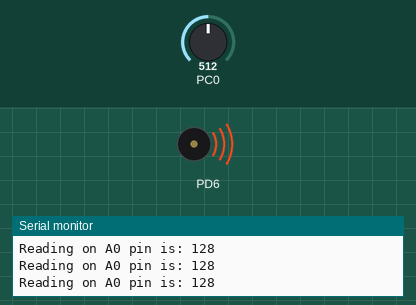
Simulated run of this program. Board: ATmega328P, built with avr-gcc and emulated at 16 MHz. Shown: buzzer (waves = sounding), the last lines printed to the serial monitor. Inputs (shaded band) come from the test bench; at power-on: PC0 = 512. Sleep ends after the set time or at an interrupt.

Above: at 1.2 s.
1.3 s: PC0 set to 1023
At 2.4 s:
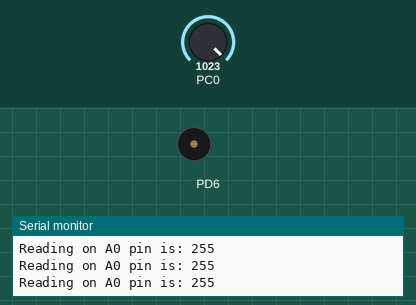
2.8 s: PC0 set to 900
At 3.2 s:
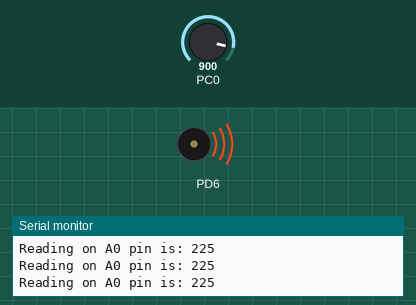
Timing chart, 0 to 5.8 s (numbered marks = the images above; inputs shaded):
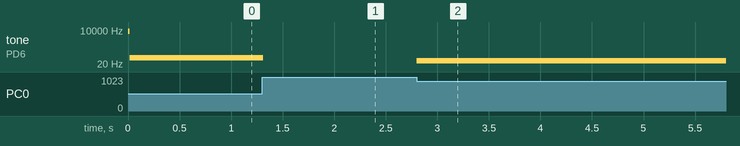

The program:

main.c
```c
#include <avr/io.h>
#include <avr/sleep.h>
#include <avr/interrupt.h>

#include "analog.h"
#include "tone.h"
#include "uart.h"

/********************************************************************/

static volatile uint8_t refresh_reading;

/********************************************************************/

/**
 *  ARDUINO TONE PITCH FOLLOWER DEMO IN C
 *
 *  This code reads an analog signal from A0, and produces a square wave with
 *  a frequency proportional to the analog reading on OCOA.
 *
 *  We will use a timer to take regular readings.
 *
 *  The following resources are used:
 *  Pins:
 *      A0          Pin 23
 *      OCOA        Pin 12
 *
 *  Timers:
 *      Timer 0:    used for generating the tone
 *      Timer 2:    used to trigger an ADC read
 */
    int
main (void)
{
    int value;
    analog_init (0x01);
    tone_init (CHANNEL_A);
    uart_init (9600);
    refresh_reading = 0;

    // Set the prescaler bits for timer 2. 0x07 selects the /1024 prescaler,
    // which results in 16,000,000 / (1024 * 256) = 61 interrupts per second.
    TCCR2B |= 0x07;
    TIMSK2 |= 0x01;

    while (1)
    {
        sei ();
        sleep_mode ();

        if (refresh_reading)
        {
            value = analog_read (0);

            // map the analog reading range from 0:1023 to 0:255, by shifting
            // the bits right.
            value >>= 2;
            set_frequency (CHANNEL_A, value);
            refresh_reading = 0;

            // send the analog reading on the UART
            if (tx_slots_free () >= 3)
            {
                transmit_string ("Reading on A0 pin is: ");
                transmit_int (value);
                transmit_string ("\r\n");
            }
        }
    }

    return 0;
}

/********************************************************************/

/**
 *  Timer 2 overflow ISR.
 *
 *  Action to be performed is to set a flag so that the main loop will take an
 *  analog reading and update the tone frequency. We cannot take the analog
 *  reading from the ISR because analog_read has to enter ADC sleep mode.
 */
ISR (TIMER2_OVF_vect)
{
    refresh_reading = 1;
}

/********************************************************************/

/** vim: set ts=4 sw=4 et : */
```

analog.c
```c
#include <avr/io.h>
#include <avr/interrupt.h>
#include <avr/sleep.h>

#include "analog.h"

// mask for the ADC MUX selection bits in the ADMUX register
#define ADMUX_MASK 0x0F

// masks for the ADCSRA register
#define ADCSRA_AD_ENABLE            0x80
#define ADCSRA_START_CONVERSION     0x40
#define ADCSRA_IRQ_ENABLE           0x08
#define ADCSRA_PRESCALER            0x07
// note: prescaler selects the /128 prescaler, which will provide an ADC clock
// source at 125kHz, which is within the reccommended range of 50 to 200kHz.

// global variable to store the conversion results, and indicate if the results
// are ready
static volatile unsigned int conversion_results;

// when the conversion is done, the ISR will set the most significant bit of
// the above variable (after all, the conversion result itself only uses 10
// bits). This mask isolates our results_ready flag bit.
#define RESULTS_READY_MASK          0x8000


/********************************************************************/

/**
 *  Set up specified analog input channels.
 *
 *  This function will disable the digital input hardware on pins that are
 *  being used for analog inputs, which saves power (digital input ports don't
 *  work well if the signal is halfway between 0 and 1).
 *
 *  Parameter is a bitmap of all 8 analog input channels.
 */
    void
analog_init (channels_mask)
    uint8_t channels_mask;  // bitmap of which analog channels are in use
{
    DIDR0 = channels_mask;

    // Configure the ADCSRA register. Write the prescaler select bits, and
    // also enable the IRQ.
    ADCSRA |= (ADCSRA_AD_ENABLE | ADCSRA_IRQ_ENABLE | ADCSRA_PRESCALER);
}

/********************************************************************/

/**
 *  Read an analog value off the specified ADC channel.
 *
 *  This function will set up the ADC hardware to begin converting, and will
 *  then place the MCU into a low power state until the conversion result is
 *  available.
 *
 *  Return value is a number between 0 and 1023, where 0 represents 0V read
 *  on the analog channel, and 1023 corresponds to AREF (typically VCC) read.
 */
    unsigned int
analog_read (channel)
    unsigned int channel;   // analog channel num; 0 to 7 for the 328P
{
    // Set the ADMUX register to indicate which channel we're reading from
    ADMUX &= ~ADMUX_MASK;
    ADMUX |= channel & ADMUX_MASK;

    conversion_results = 0;

    // Start conversion by setting the ADC start bit in ADCSRA
    ADCSRA |= ADCSRA_START_CONVERSION;

    // Now enter ADC noise reduction sleep. When we wake up, check if the
    // conversion results are available, and if they're not (since any other
    // interrupt will wake the MCU from sleep) go back to sleep.
    while (conversion_results == 0)
    {
        set_sleep_mode (0x01);
        sleep_mode ();
    }

    return conversion_results & ~RESULTS_READY_MASK;
}

/********************************************************************/

/**
 *  ADC complete interrupt handler.
 *
 *  Action to perform (in single shot mode) is to fetch the conversion results
 *  and place them in a variable. The analog_read function will then return
 *  that value back to it's caller.
 */
ISR (ADC_vect)
{
    conversion_results |= ADCL;
    conversion_results |= ADCH << 8;
    conversion_results |= RESULTS_READY_MASK;
}

/********************************************************************/

// vim: ts=4 sw=4 et
```

analog.h
```c
/**
 *  analog.h
 *
 *  Functions to read signals from analog input pins, via the built in ADC.
 */

#ifndef _ANALOG_H
#define _ANALOG_H

void analog_init (uint8_t channels_mask);
unsigned int analog_read (unsigned int channel);

#endif // _ANALOG_H

// vim: ts=4 sw=4 et
```

tone.c
```c
#include <avr/io.h>
#include <avr/interrupt.h>

#include "tone.h"

/********************************************************************/

static uint8_t active_channels;

/********************************************************************/

/**
 *  Prepare the timer 0 hardware to generate tone output. This involves setting
 *  the timer to CTC mode (Clear on Timer Compare match).
 */
    void
tone_init (channel)
    uint8_t channel;
{
    // non-PWM mode, so we need to set the COM0x1:0 to 01, to toggle OC0A/OC0B
    // respectively on compare match. Also, the waveform mode bits are set to
    // 0x02, for CTC mode.
    TCCR0A |= (0x01 << (channel == CHANNEL_A? 6 : 4)) | 0x02;

    // Set the prescaler to /1024. If the compare register is set to 1, the
    // output frequency will be 15.625kHz (close to the upper limit of human
    // hearing). If the compare register is set to 0xFF, the frequency will be
    // approx 61 Hz, which is well above the lower limit of hearing.
    TCCR0B |= 0x05;

    // initialise the compare register to zero, and set the channel's pin mode
    // to output.
    switch (channel)
    {
    case CHANNEL_A:
        OCR0A = 0;
        DDRD |= 0x40;
        break;

    case CHANNEL_B:
        OCR0B = 0;
        DDRD |= 0x20;
        break;
    }

    active_channels |= channel;
}

/********************************************************************/

/**
 *  Set the frequency being produced on the specified channel.
 *
 *  Note, higher value corresponds to lower frequency:
 *      0xFF is the lowest available frequency (approx 61 Hz)
 *      0x01 is the highest frequency (approx 15.625 kHz)
 */
    void
set_frequency (channel, frequency_level)
    uint8_t channel;
    uint8_t frequency_level;
{
    switch (channel)
    {
    case CHANNEL_A:
        OCR0A = frequency_level;
        break;

    case CHANNEL_B:
        OCR0B = frequency_level;
        break;
    }
}

/********************************************************************/

/**
 *  Disable tone generation on the specified channel. If both channels are
 *  disabled, this function will disable the timer as well.
 */
    void
no_tone (channel)
    uint8_t channel;
{
    // unset the compare output mode bits for the respective channel
    TCCR0A &= ~(0x03 << (channel == CHANNEL_A? 6 : 4));
    active_channels &= ~channel;

    // disable the timer if both channels are disabled.
    if (active_channels == 0)
    {
        // set the waveform mode bits to 0
        TCCR0A &= ~0x03;

        // set the prescaler select bits to 0
        TCCR0B &= ~0x07;
    }
}

/********************************************************************/

/** vim: set ts=4 sw=4 et : */
```

tone.h
```c
/**
 *  tone.h
 *
 *  Functions to generate square wave signals of variable frequency on
 *  OCR0A/OCR0B pins.
 */

#ifndef _TONE_H
#define _TONE_H

#define CHANNEL_A       0x01
#define CHANNEL_B       0x02

void tone_init (uint8_t channel);
void set_frequency (uint8_t channel, uint8_t frequency_level);
void no_tone (uint8_t channel);

#endif // _TONE_H

/** vim: set ts=4 sw=4 et : */
```

uart.h
```c
/**
 *  uart.h
 *
 *  Functions to transmit and receive data via built in UART hardware
 */

#ifndef _UART_H
#define _UART_H

#include <string.h>

void uart_init (unsigned long baud_rate);
size_t transmit_string (const char *message);
size_t transmit_int (int value);
uint8_t tx_slots_free (void);

#endif // _UART_H

// vim: ts=4 sw=4 et
```

Source omitted: uart.c (9749 bytes)

Measured:
- after the input at 1.3 s, tone on PD6: 61 Hz → silent at once
- after the input at 2.8 s, tone on PD6: silent → 35 Hz at once
